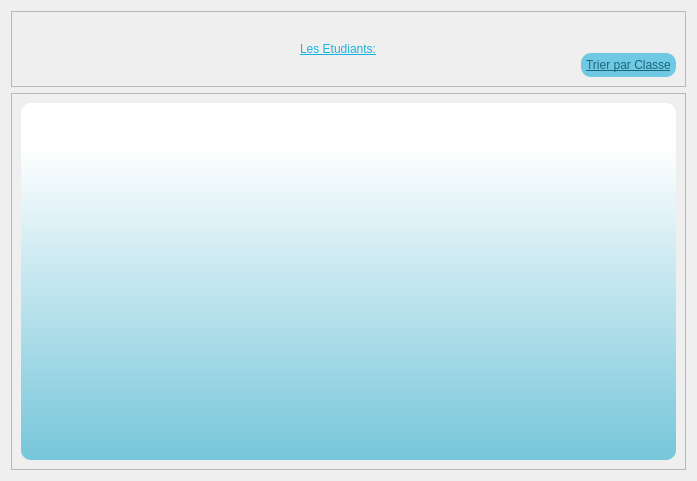
<?xml version="1.0" encoding="UTF-8"?>
<ui version="4.0">
 <class>Dialog</class>
 <widget class="QDialog" name="Dialog">
  <property name="geometry">
   <rect>
    <x>0</x>
    <y>0</y>
    <width>697</width>
    <height>481</height>
   </rect>
  </property>
  <property name="windowTitle">
   <string>Dialog</string>
  </property>
  <property name="styleSheet">
   <string notr="true">background-image: url(b.png);</string>
  </property>
  <layout class="QVBoxLayout" name="verticalLayout" stretch="1,5">
   <item>
    <widget class="QFrame" name="frame">
     <property name="frameShape">
      <enum>QFrame::StyledPanel</enum>
     </property>
     <property name="frameShadow">
      <enum>QFrame::Raised</enum>
     </property>
     <layout class="QHBoxLayout" name="horizontalLayout" stretch="8,1">
      <property name="leftMargin">
       <number>90</number>
      </property>
      <item alignment="Qt::AlignHCenter">
       <widget class="QLabel" name="label">
        <property name="styleSheet">
         <string notr="true">font: 18pt &quot;Bauhaus 93&quot;;
text-decoration: underline;
color: qlineargradient(spread:pad, x1:1, y1:1, x2:1, y2:0.12, stop:0 rgba(22, 179, 218, 255), stop:1 rgba(255, 255, 255, 255));</string>
        </property>
        <property name="text">
         <string>Les Etudiants:</string>
        </property>
       </widget>
      </item>
      <item alignment="Qt::AlignBottom">
       <widget class="QPushButton" name="pushButton">
        <property name="cursor">
         <cursorShape>PointingHandCursor</cursorShape>
        </property>
        <property name="styleSheet">
         <string notr="true">
font: bold 12px/25px Arial, sans-serif;  
border-radius: 10px;
color: #19667d;
background: #70c9e3;
padding:5;
font: 9pt &quot;Impact&quot;;
text-decoration: underline;</string>
        </property>
        <property name="text">
         <string>Trier par Classe</string>
        </property>
       </widget>
      </item>
     </layout>
    </widget>
   </item>
   <item>
    <widget class="QFrame" name="frame_2">
     <property name="frameShape">
      <enum>QFrame::StyledPanel</enum>
     </property>
     <property name="frameShadow">
      <enum>QFrame::Raised</enum>
     </property>
     <layout class="QVBoxLayout" name="verticalLayout_2">
      <item>
       <widget class="QTableWidget" name="tableWidget">
        <property name="styleSheet">
         <string notr="true">font: bold 12px/25px Arial, sans-serif;  
border-radius: 10px;
color: rgb(0, 0, 0);
background-color: qlineargradient(spread:pad, x1:1, y1:1, x2:1, y2:0.12, stop:0 rgba(118, 198, 218, 255), stop:1 rgba(255, 255, 255, 255));
padding:5;
font: 11pt &quot;Malgun Gothic&quot;;
text-decoration: underline;</string>
        </property>
        <property name="verticalScrollMode">
         <enum>QAbstractItemView::ScrollPerPixel</enum>
        </property>
        <property name="horizontalScrollMode">
         <enum>QAbstractItemView::ScrollPerPixel</enum>
        </property>
        <attribute name="horizontalHeaderMinimumSectionSize">
         <number>50</number>
        </attribute>
        <attribute name="horizontalHeaderDefaultSectionSize">
         <number>140</number>
        </attribute>
        <attribute name="verticalHeaderVisible">
         <bool>false</bool>
        </attribute>
        <attribute name="verticalHeaderMinimumSectionSize">
         <number>30</number>
        </attribute>
        <attribute name="verticalHeaderDefaultSectionSize">
         <number>40</number>
        </attribute>
       </widget>
      </item>
     </layout>
    </widget>
   </item>
  </layout>
 </widget>
 <resources>
  <include location="../../../images/test.qrc"/>
 </resources>
 <connections/>
</ui>
